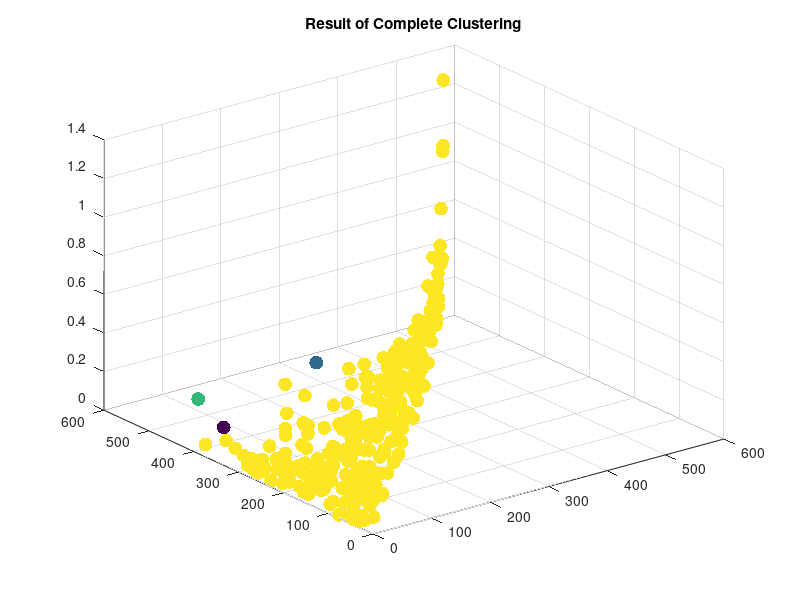
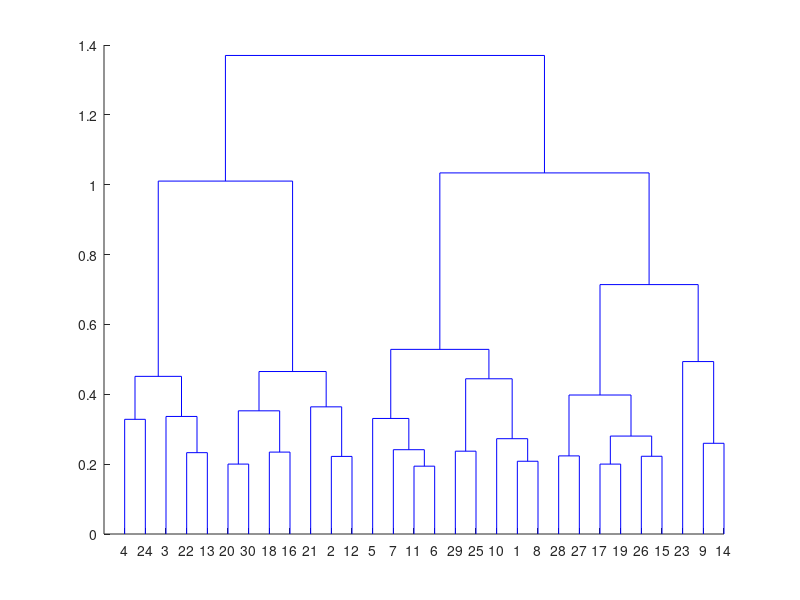
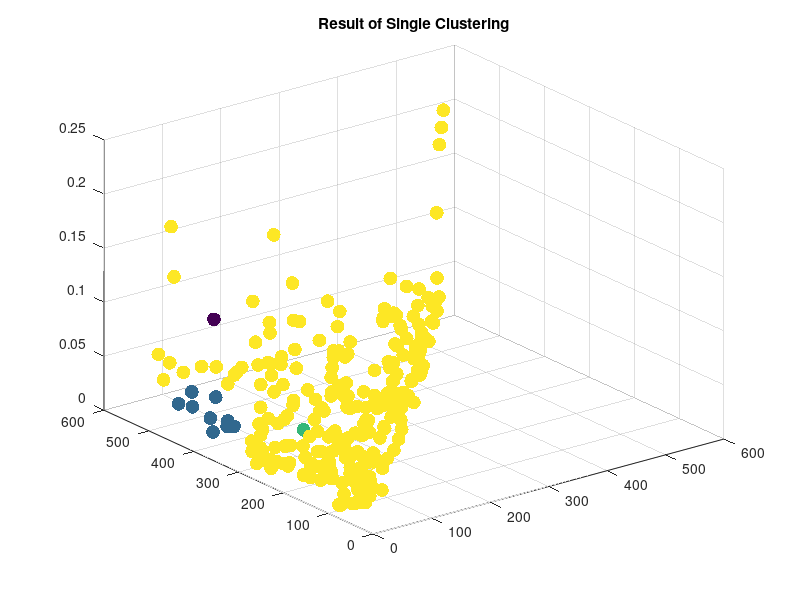
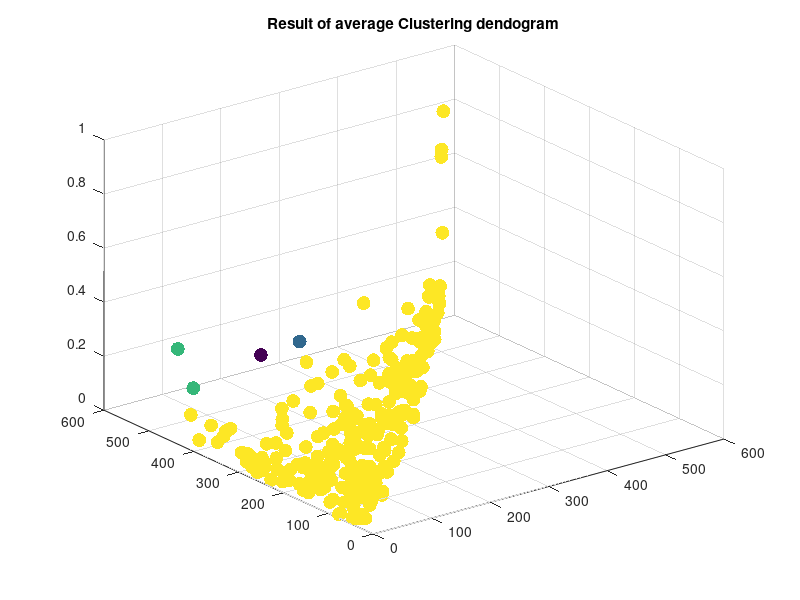

These figures' MATLAB source, in order:
clear all;
    X = importdata('cluster_data.mat');
    Y = pdist(X,'Euclidean');
    D = squareform(Y);

figure(1)
Z = linkage(Y,'complete')
T2 = clusterdata(Z,'Maxclust',4);
scatter3(Z(:,1),Z(:,2),Z(:,3),100,T2,'filled')
title('Result of Complete Clustering');

figure(2)
dendrogram(Z)

figure(3)
Z = linkage(Y,'single')
T2 = clusterdata(Z,'Maxclust',4);
scatter3(Z(:,1),Z(:,2),Z(:,3),100,T2,'filled')
title('Result of Single Clustering');

figure(4)
Z = linkage(Y,'single');
T2 = clusterdata(Z,'Maxclust',4);
scatter3(Z(:,1),Z(:,2),Z(:,3),100,T2,'filled')
title('Result of average Clustering');
Z = linkage(Y,'average');
T2 = clusterdata(Z,'Maxclust',4);
scatter3(Z(:,1),Z(:,2),Z(:,3),100,T2,'filled')
title('Result of average Clustering dendogram');
figure(6)
dendrogram(Z)

function centroids = find_centroids(data, cluster)
    centroids = {};
    n_centroid = length(unique(cluster));
    for i=1:n_centroid
        indx = find(cluster == i);
        if length(indx)>1
            centroids = [centroids; {mean(data(indx,:))}];
        else
            centroids = [centroids; {data(indx,:)}];
        end
    end
end